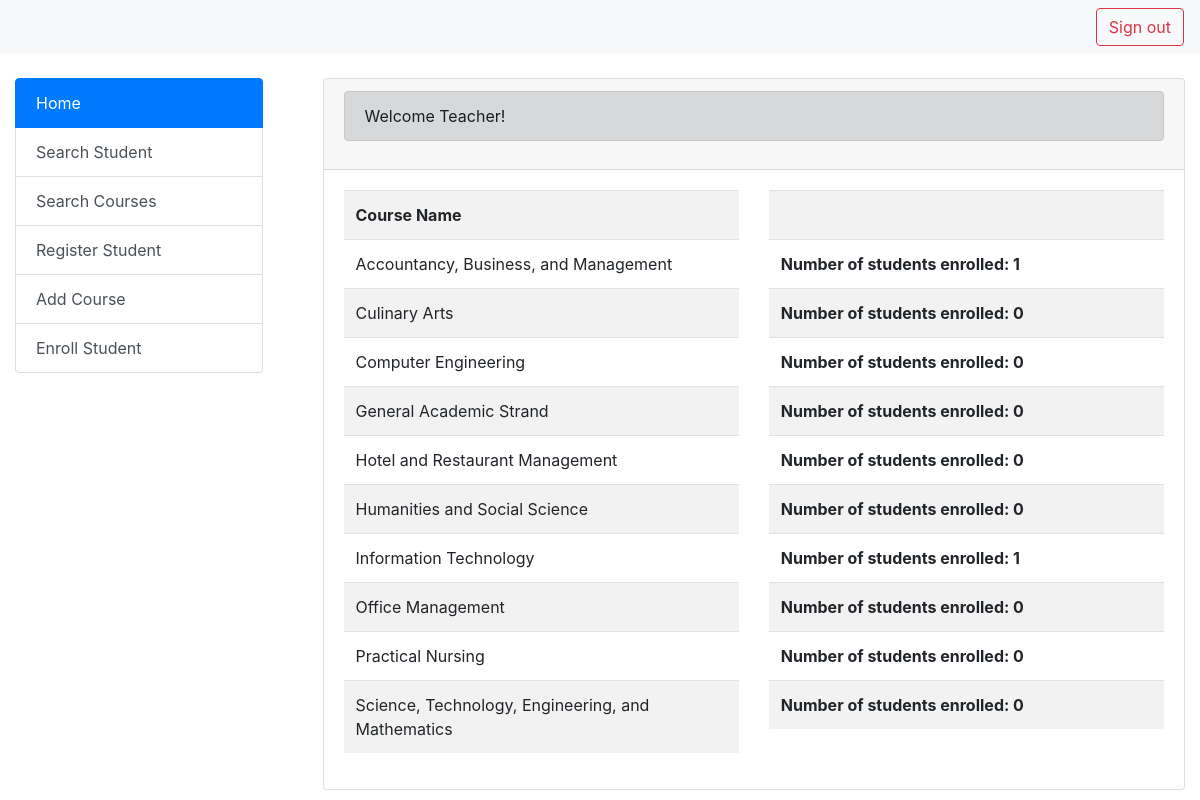
Screenshot of /profile.php (signed in) with the database file from the repository.
### tables this page shows
CREATE TABLE `courses` (
  `course_code` varchar(40) NOT NULL,
  `course_name` varchar(100) NOT NULL,
  `course_desc` varchar(40) NOT NULL
);

### Profile.php (the view, shortened to what this page needs)
<?php
    include("Connect.php");
?>
<!Doctype html>
<html lang="en">
    <head>
        <link rel="stylesheet" href="css/bootstrap.min.css">
    </head>
    <body>
        <nav class="navbar navbar-light bg-light justify-content-between">
            <a class="btn btn-outline-danger my-2 my-sm-0" type="submit" href="Logout.php">Sign out</a>
        </nav>
        <div class="row mt-4">
            <div class="col-6 col-md-3">
                <div class="container">
                    <div class="list-group">
                        <a href="#" class="list-group-item list-group-item-action active">
                            Home
                        </a>
                        <a href="Student_Search.php" class="list-group-item list-group-item-action">Search Student</a>
                        <a href="Courses_Search.php" class="list-group-item list-group-item-action">Search Courses</a>
                        <a href="Student_Register.php" class="list-group-item list-group-item-action">Register Student</a>
                        <a href="Add_Courses.php" class="list-group-item list-group-item-action">Add Course</a>
                        <a href="Student_Enroll.php" class="list-group-item list-group-item-action">Enroll Student</a>
                        </div>
                    </div>
            </div>
            <div class="col-11 col-md-9">
               <div class="container">
                    <div class="card">
                        <div class="card-header">
                            <div class="alert alert-dark" role="alert">
                                Welcome Teacher!
                            </div>
                        </div>
                        <div class="card-body">
                            <div class="row">
                                <div class="col-md-6">
                                    <?php
                                        $sql = "SELECT * FROM courses";
                                        $query = mysqli_query($connect, $sql);
                                    ?>
                                    <table class="table table-striped">
                                    <tr>
                                        <th>Course Name</th>
                                    </tr>
                                    <?php
                                            while($fetch = mysqli_fetch_array($query)) {
                                                echo "<tr>";
                                                echo "<td>" . $fetch['course_name'] . "</td>";
                                                echo "</tr>";
                                            }
                                    ?>
                                    </table>
                                </div>
                                <div class="col-md-6">
                                    <table class="table table-striped">
                                        <tr>
                                            <th>&nbsp;</th>
                                        </tr>
                                    <?php
                                            $sql = "SELECT * FROM student_course
                                                INNER JOIN student_info ON `student_course`.`student_lrn` = student_info.student_lrn
                                            WHERE course_code = 'ABM';";
                                            $query = mysqli_query($connect, $sql);
                                            echo "<tr>";
                                            echo "<td><strong> Number of students enrolled: ". mysqli_num_rows($query) . "</strong></td>";
                                    ?>
                                    <?php
                                            $sql = "SELECT * FROM student_course
                                                INNER JOIN student_info ON `student_course`.`student_lrn` = student_info.student_lrn
                                            WHERE course_code = 'CA';";
                                            $query = mysqli_query($connect, $sql);
                                            echo "<tr>";
                                            echo "<td><strong> Number of students enrolled: ". mysqli_num_rows($query) . "</strong></td>";
                                    ?>
                                    <?php
                                            $sql = "SELECT * FROM student_course
                                                INNER JOIN student_info ON `student_course`.`student_lrn` = student_info.student_lrn
                                            WHERE course_code = 'CE';";
                                            $query = mysqli_query($connect, $sql);
                                            echo "<tr>";
                                            echo "<td><strong> Number of students enrolled: ". mysqli_num_rows($query) . "</strong></td>";
                                    ?>
                                    <?php
                                            $sql = "SELECT * FROM student_course
                                                INNER JOIN student_info ON `student_course`.`student_lrn` = student_info.student_lrn
                                            WHERE course_code = 'GAS';";
                                            $query = mysqli_query($connect, $sql);
                                            echo "<tr>";
                                            echo "<td><strong> Number of students enrolled: ". mysqli_num_rows($query) . "</strong></td>";
                                    ?>
                                    <?php
                                            $sql = "SELECT * FROM student_course
                                                INNER JOIN student_info ON `student_course`.`student_lrn` = student_info.student_lrn
                                            WHERE course_code = 'HRM';";
                                            $query = mysqli_query($connect, $sql);
                                            echo "<tr>";
                                            echo "<td><strong> Number of students enrolled: ". mysqli_num_rows($query) . "</strong></td>";
                                    ?>
                                    <?php
                                            $sql = "SELECT * FROM student_course
                                                INNER JOIN student_info ON `student_course`.`student_lrn` = student_info.student_lrn
                                            WHERE course_code = 'HUMMS';";
                                            $query = mysqli_query($connect, $sql);
                                            echo "<tr>";
                                            echo "<td><strong> Number of students enrolled: ". mysqli_num_rows($query) . "</strong></td>";
                                    ?>
                                    <?php
                                            $sql = "SELECT * FROM student_course
                                                INNER JOIN student_info ON `student_course`.`student_lrn` = student_info.student_lrn
                                            WHERE course_code = 'IT';";
                                            $query = mysqli_query($connect, $sql);
                                            echo "<tr>";
                                            echo "<td><strong> Number of students enrolled: ". mysqli_num_rows($query) . "</strong></td>";
                                    ?>
                                    <?php
                                            $sql = "SELECT * FROM student_course
                                                INNER JOIN student_info ON `student_course`.`student_lrn` = student_info.student_lrn
                                            WHERE course_code = 'OM';";
                                            $query = mysqli_query($connect, $sql);
                                            echo "<tr>";
                                            echo "<td><strong> Number of students enrolled: ". mysqli_num_rows($query) . "</strong></td>";
                                    ?>
                                    <?php
                                            $sql = "SELECT * FROM student_course
                                                INNER JOIN student_info ON `student_course`.`student_lrn` = student_info.student_lrn
                                            WHERE course_code = 'PN';";
                                            $query = mysqli_query($connect, $sql);
                                            echo "<tr>";
                                            echo "<td><strong> Number of students enrolled: ". mysqli_num_rows($query) . "</strong></td>";
                                    ?>
                                    <?php
                                        $sql = "SELECT * FROM student_course
                                            INNER JOIN student_info ON `student_course`.`student_lrn` = student_info.student_lrn
                                        WHERE course_code = 'STEM';";
                                        $query = mysqli_query($connect, $sql);
                                        echo "<tr>";
                                        echo "<td><strong> Number of students enrolled: ". mysqli_num_rows($query) . "</strong></td>";
                                    ?>
                                </div>
                            </div>
                        </div>
                    </div>
               </div>
            </div>
        </div>
    </body>
</html>

### rows the page displays
courses: course_name "Accountancy, Business, and Management"
courses: course_name "Culinary Arts"
courses: course_name "Computer Engineering"
courses: course_name "General Academic Strand"
courses: course_name "Hotel and Restaurant Management"
courses: course_name "Humanities and Social Science"
courses: course_name "Information Technology"
courses: course_name "Office Management"
courses: course_name "Practical Nursing"
courses: course_name "Science, Technology, Engineering, and Mathematics"

### other values shown
mysqli_num_rows($query) "1"
mysqli_num_rows($query) "0"
